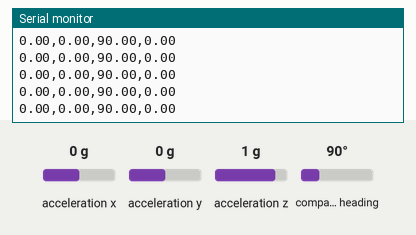
Simulated run of this sketch. Board: ESP32-S3. Shown: the last lines printed to the serial monitor. Inputs (shaded band) come from the test bench; at power-on: acceleration x 0 g, acceleration y 0 g, acceleration z 1 g, compass heading 90°.

Above: at 3.2 s.
3.3 s: acceleration x set to -1.4 g
At 4.3 s:
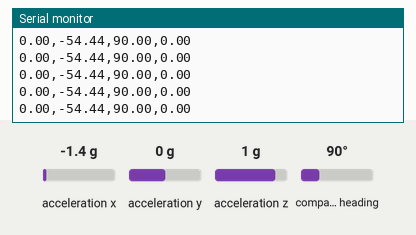
4.8 s: acceleration y set to -1.4 g
At 5.3 s:
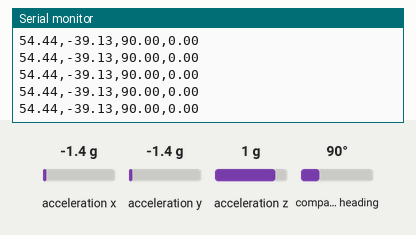
6.3 s: acceleration z set to -1.4 g
At 7.2 s:
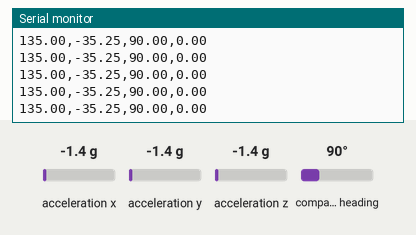
7.8 s: compass heading set to 7°
At 8.5 s:
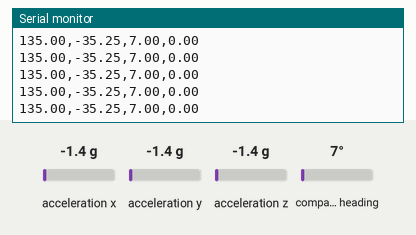
Timing chart, 0 to 10.3 s (numbered marks = the images above; inputs shaded):
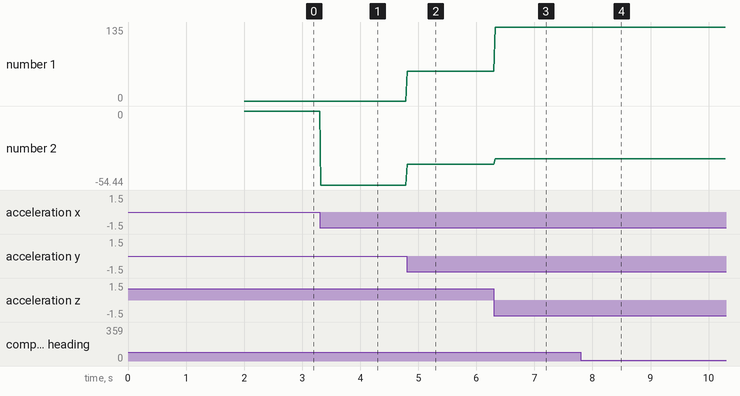

Measured:
- after the input at 3.3 s, the serial monitor: prints a new line at once (image 1)
- after the input at 4.8 s, the serial monitor: prints a new line at once (image 2)
- after the input at 6.3 s, the serial monitor: prints a new line at once (image 3)
- after the input at 7.8 s, the serial monitor: prints a new line at once (image 4)
- plotted number 1: 0 → 54.44 after the input at 4.8 s, 54.44 → 135 after the input at 6.3 s
- plotted number 2: 0 → -54.44 after the input at 3.3 s, -54.44 → -39.13 after the input at 4.8 s, -39.13 → -35.25 after the input at 6.3 s

The sketch:

Serial_Send_BNO055.ino
```cpp
#include <Wire.h>
#include <Adafruit_Sensor.h>
#include <Adafruit_BNO055.h>
#include <utility/imumaths.h>

// BNO055 over I2C (default address 0x28)
Adafruit_BNO055 bno = Adafruit_BNO055(55, 0x28, &Wire);
unsigned long timer = 0;

void setup() {
  Serial.begin(115200);   // ESP32 handles higher baud easily; match this in Unity

  // FireBeetle 2 ESP32-S3 default I2C: SDA=1, SCL=2
  // If your board/breakout differs, change these two pins
  Wire.begin(1, 2);

  if (!bno.begin()) {
    while (1) {
      Serial.println("Check wiring! BNO055 not detected.");
      delay(1000);
    }
  }

  Serial.println("CALIBRATING... Move sensor slowly in figure-8, then rest on a flat table.");
  delay(2000);

  bno.setExtCrystalUse(true);  // use external crystal on the Adafruit board for better timing

  Serial.println("Ready!");
}

void loop() {
  if ((millis() - timer) > 20) {  // ~50 Hz

    // Fused absolute orientation (Euler angles, degrees)
    sensors_event_t orientationData;
    bno.getEvent(&orientationData, Adafruit_BNO055::VECTOR_EULER);

    float yaw   = orientationData.orientation.x;  // heading
    float pitch = orientationData.orientation.y;
    float roll  = orientationData.orientation.z;

    // Linear acceleration (gravity removed), m/s^2
    imu::Vector<3> linAcc = bno.getVector(Adafruit_BNO055::VECTOR_LINEARACCEL);
    float accZ = linAcc.z();

    // Same CSV format your Unity parser already expects: roll,pitch,yaw,accZ
    Serial.print(roll);
    Serial.print(",");
    Serial.print(pitch);
    Serial.print(",");
    Serial.print(yaw);
    Serial.print(",");
    Serial.println(accZ);

    timer = millis();
  }
}
```
